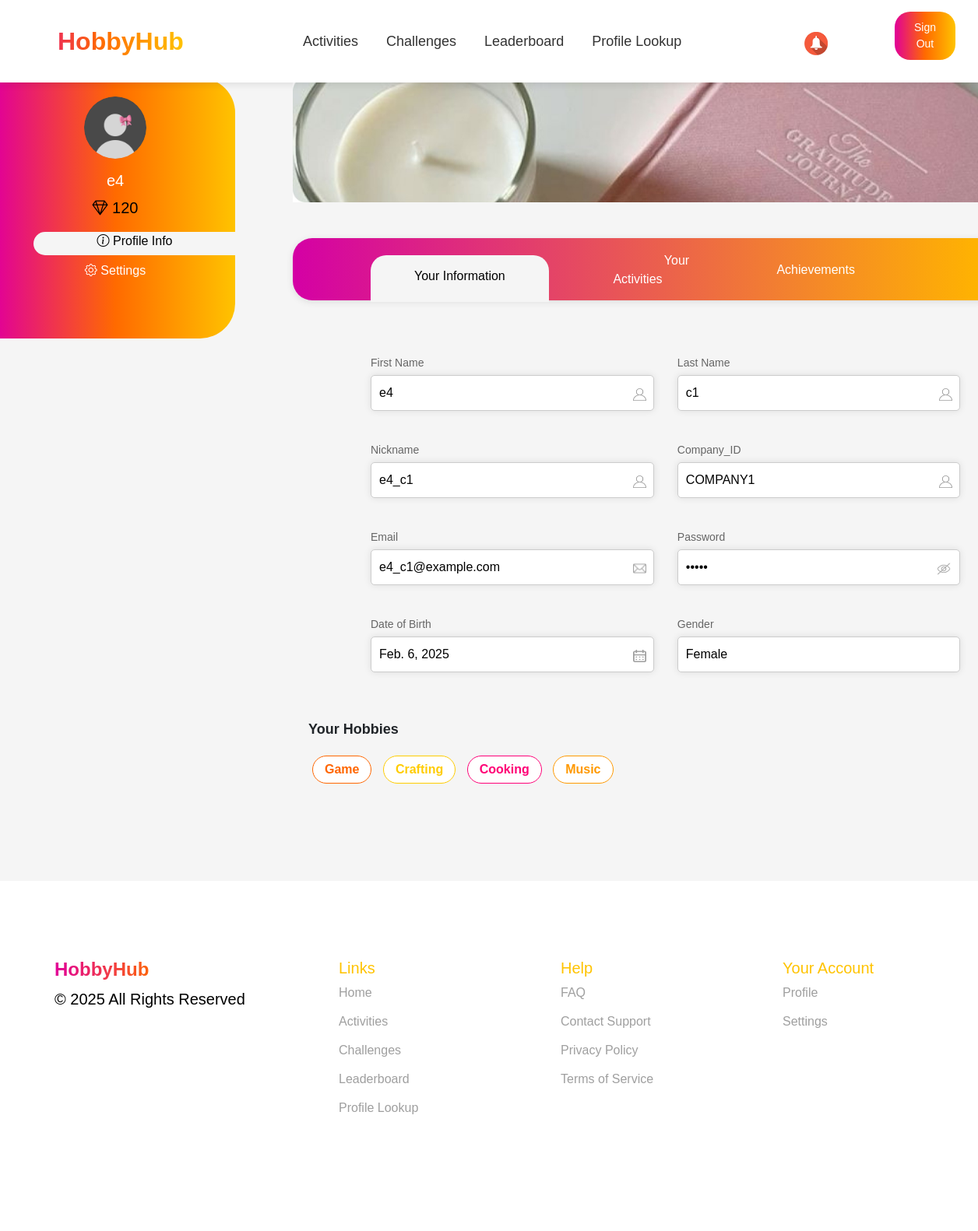
Page /user_profile/ (signed in) on the earlier database version.
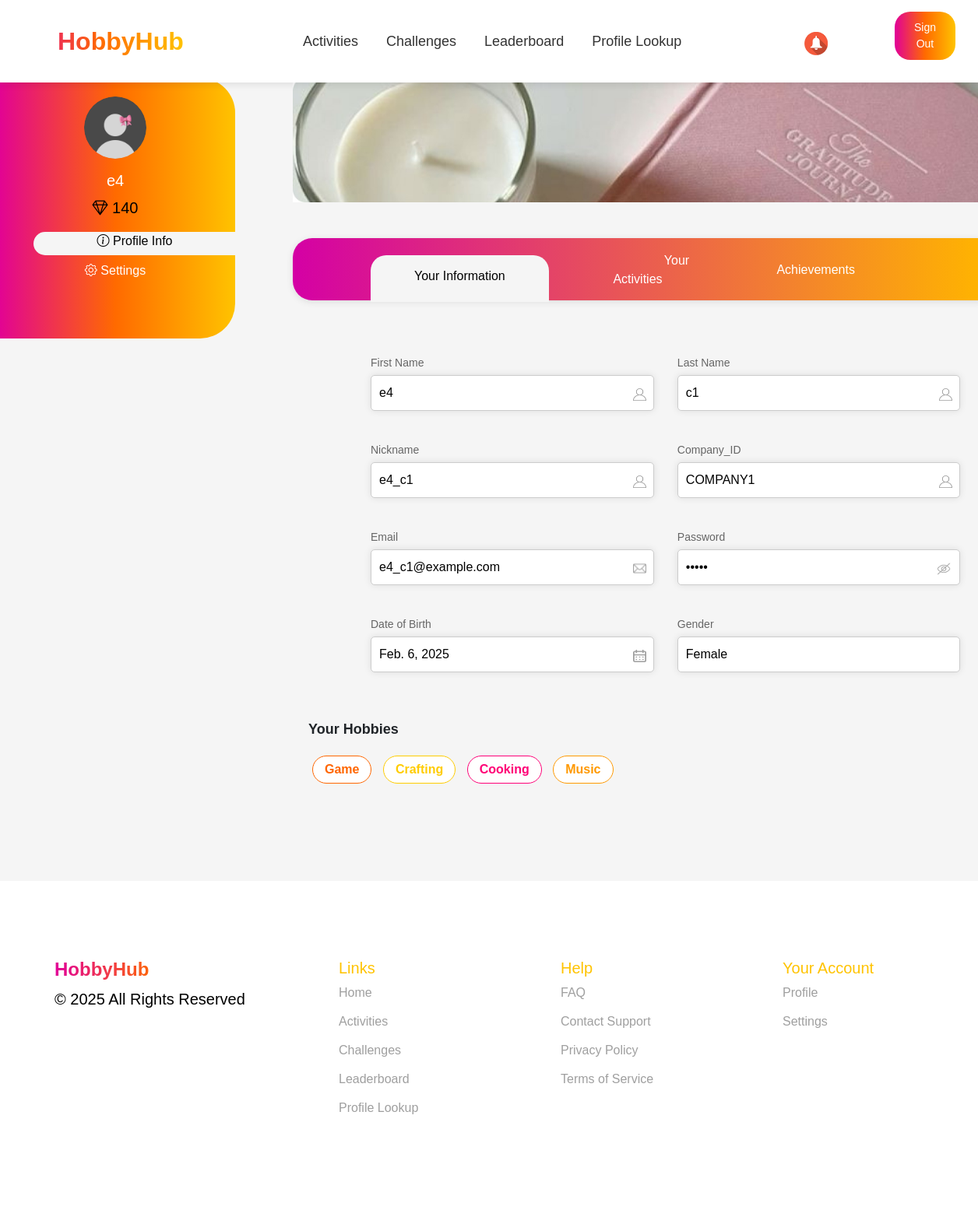
Same page on the later database version.
### events/models.py (models this page shows, shortened)
class Employee(models.Model):
    nickname = models.CharField(max_length=100, primary_key=True, verbose_name="Nickname")
    name = models.CharField(max_length=255, verbose_name="Name")
    last_name = models.CharField(max_length=255, verbose_name="Last Name")
    number = models.CharField(max_length=20, verbose_name="Number")
    join_date = models.DateField(verbose_name="Join Date")
    date_of_birth = models.DateField(null=True, blank=True, verbose_name="Date of Birth")
    receive_sms_notifications = models.BooleanField(default=True, verbose_name="Receive SMS Notifications")
    receive_email_notifications = models.BooleanField(default=True, verbose_name="Receive Email Notifications")
    receive_reminders = models.BooleanField(default=True, verbose_name="Receive Reminders")
    social_id = models.CharField(max_length=255, blank=True, null=True)  # ID из социальной сети
    social_provider = models.CharField(max_length=50, blank=True, null=True)  # Провайдер (Google, Facebook и т.д.)
    company = models.ForeignKey(
        Company,
        to_field='company_id',
        on_delete=models.CASCADE,
        verbose_name="Company"
    )
    gender = models.CharField(max_length=10, choices=[('Male', 'Male'), ('Female', 'Female')], verbose_name="Gender")
    mail = models.EmailField(unique=True, verbose_name="Email")
    password = models.CharField(max_length=255, verbose_name="Password")
    is_approved = models.BooleanField(default=False, verbose_name="Approved")
    profile_photo = models.ImageField(upload_to='profile_photos/', null=True, blank=True, verbose_name="Profile Photo")
    hobbies = models.ManyToManyField(Hobby, blank=True, related_name='employees')
    diamonds = models.IntegerField(default=0, verbose_name="Diamonds")

class Company(AbstractBaseUser, PermissionsMixin):
    name = models.CharField(max_length=255, verbose_name="Company Name")
    company_id = models.CharField(max_length=100, unique=True, verbose_name="Company ID")
    created_at = models.DateTimeField(auto_now_add=True, verbose_name="Date of Creation")
    email = models.EmailField(unique=True)
    profile_photo = models.ImageField(upload_to='organizer_profile_photos/', null=True, blank=True, verbose_name="Organizer Profile Photo")
    is_active = models.BooleanField(default=True)
    is_staff = models.BooleanField(default=False)
    objects = CompanyManager()
    USERNAME_FIELD = "email"
    REQUIRED_FIELDS = ["name", "company_id"]
    def __str__(self):
        return str(self.company_id)

### events/views.py (the view)
# urls.py: path('user_profile/', user_profile, name='user_profile'),
@role_required("employee")
@approval_required
def user_profile(request):
    nickname = request.session.get("nickname")
    if not nickname:
        return redirect("sign_in")
    user = Employee.objects.filter(nickname=nickname).first()
    if not user:
        return redirect("sign_in")
    hobbies = user.hobbies.all()
    return render(request, "userprofile.html", {"user": user, "hobbies": hobbies})

### events/views.py (called while the page is built)
def role_required(role):
    def decorator(view_func):
        @wraps(view_func)
        def wrapper(request, *args, **kwargs):
            if role == "employee" and not request.session.get("nickname"):
                return redirect(f"/sign_in/?next={request.get_full_path()}")
            if role == "organizer" and not request.session.get("company_id"):
                return redirect(f"/sign_in/?next={request.get_full_path()}")
            return view_func(request, *args, **kwargs)
        return wrapper
    return decorator

def approval_required(view_func):
    @wraps(view_func)
    def _wrapped_view(request, *args, **kwargs):
        nickname = request.session.get("nickname")
        if not nickname:
            return redirect("sign_in")
        user = Employee.objects.filter(nickname=nickname).first()
        if not user or not user.is_approved:
            return redirect("")
        return view_func(request, *args, **kwargs)
    return _wrapped_view

### events/templates/userprofile.html (shortened to what the changed rows need)
{% extends "user_profile_base.html" %}
{% load static %}
{% block extra_css %}
    <link rel="stylesheet" href="https://cdn.jsdelivr.net/npm/bootstrap@5.3.0/dist/css/bootstrap.min.css">
    <link href="https://cdn.jsdelivr.net/npm/bootstrap-icons/font/bootstrap-icons.css" rel="stylesheet">
    <link rel="stylesheet" href="{% static 'css/all.css' %}">
    <link rel="stylesheet" href="{% static 'css/sass_styles.css' %}">
{% endblock %}
{% block content %}
<div class="container mt-4">
    <div class="row mainpartpro">
        <div class="col-md-2">
            <div class="sidebar p-4">
                {% if user.profile_photo %}
                    <img src="{{ user.profile_photo.url }}" alt="Profile" class="rounded-circle mb-3" width="80">
                {% else %}
                    <img src="{% static 'images/profile_photo.png' %}" class="rounded-circle mb-3" width="80">
                {% endif %}
                <h5>{{ user.name }}</h5>
                <p><i class="bi bi-gem"></i> {{ user.diamonds }}</p>
                <div class="pro-act-set-tab w-100 mb-2"><i class="bi bi-info-circle"></i><a href="#">   Profile Info</a></div>
                <div class="pro-set-tab w-100 mb-2"><i class="bi bi-gear"></i><a href="{% url 'user_setting' %}">   Settings</a></div>
            </div>
        </div>
        <div class="col-md-10 mainpartpro">
            <div class="form-container">
                <div class="form-group">
                    <div class="input-field">
                        <label>First Name</label>
                        <input type="text" value="{{ user.name }}" readonly>
                        <i><img src="{% static 'images/imput_profile_icon.png' %}" width="17"></i>
                    </div>
                    <div class="input-field">
                        <label>Last Name</label>
                        <input type="text" value="{{ user.last_name }}" readonly>
                        <i><img src="{% static 'images/imput_profile_icon.png' %}" width="17"></i>
                    </div>
                </div>
                <div class="form-group">
                    <div class="input-field">
                        <label>Nickname</label>
                        <input type="text" value="{{ user.nickname }}" readonly>
                        <i><img src="{% static 'images/imput_profile_icon.png' %}" width="17"></i>
                    </div>
                    <div class="input-field">
                        <label>Company_ID</label>
                        <input type="text" value="{{ user.company }}" readonly>
                        <i><img src="{% static 'images/imput_profile_icon.png' %}" width="17"></i>
                    </div>
                </div>
                <div class="form-group">
                    <div class="input-field">
                        <label>Email</label>
                        <input type="email" value="{{ user.mail }}" readonly>
                        <i><img src="{% static 'images/mail_icon.png' %}" width="17"></i>
                    </div>
                </div>
                <div class="form-group">
                    <div class="input-field">
                        <label>Date of Birth</label>
                        <input type="text" value="{{ user.date_of_birth }}" readonly>
                        <i><img src="{% static 'images/calendar_icon.png' %}" width="17"></i>
                    </div>
                    <div class="input-field">
                        <label>Gender</label>
                        <input type="text" value="{{ user.gender }}" readonly>
                    </div>
                </div>
            </div>
        </div>
    </div>
</div>
{% endblock %}

Differences in the rows shown:
changed Employee "e4_c1": diamonds "120" → "140"
